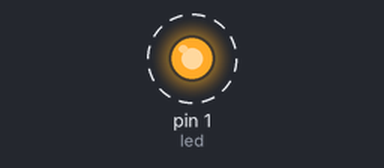
A program run on a simulated MicroPython board. On the bench: output pins drawn as LEDs (lit = HIGH). Dashed ring = blinking. At 10.0 s the program stops and its outputs stay as they are.

Above: at 0.2 s.
Timing chart, 0 to 3.0 s (numbered marks = the images above):
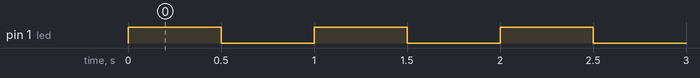

The program:

clignote_dix_fois.py
```python
#
#  Faire clignoter une led
#
from machine import Pin
from time import sleep_ms

led = Pin(1, Pin.OUT)  #  led entre pin 1 et GND

for k in range(10):
    led.on()     # équivalent à led.value(1)
    sleep_ms(500)
    led.off()    # équivalent à led.value(0)
    sleep_ms(500)

led.off()
```

Measured:
- by itself, pin 1 (led): alternates HIGH for 0.50 s and LOW for 0.50 s, 20 changes in all, then stays LOW
